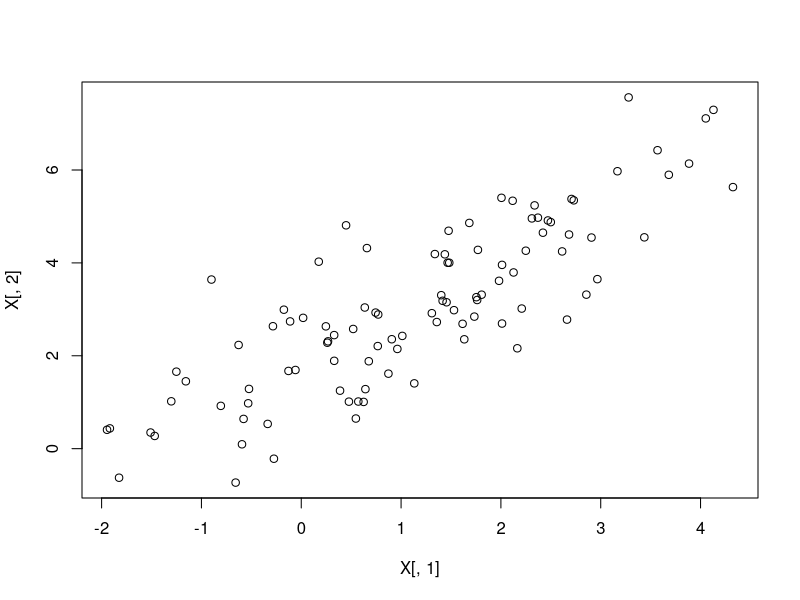
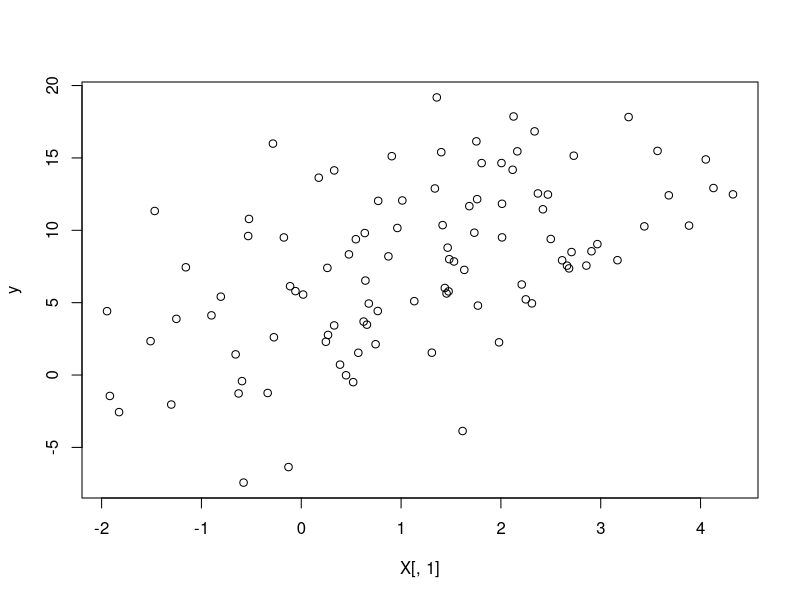
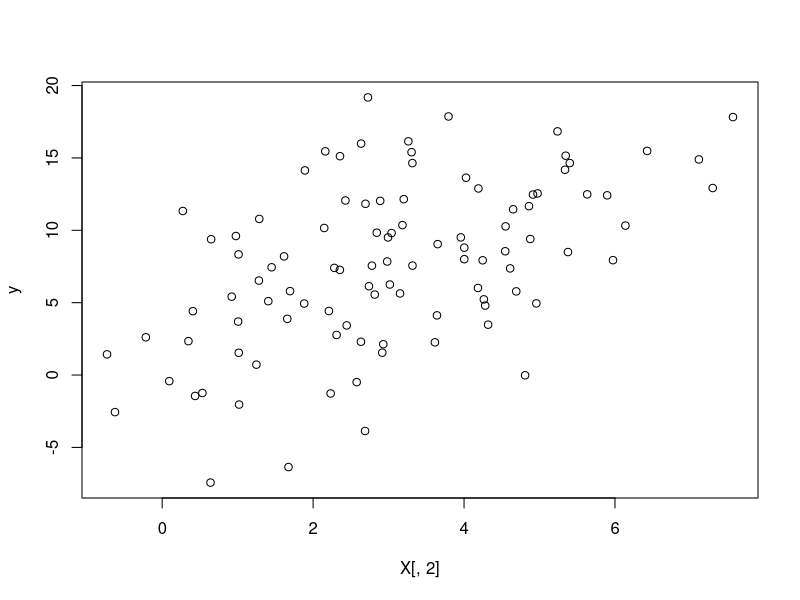
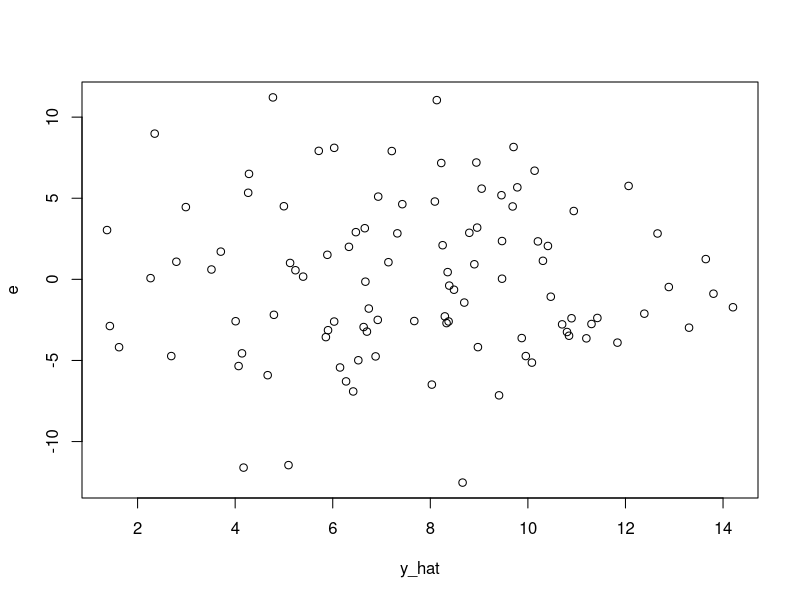
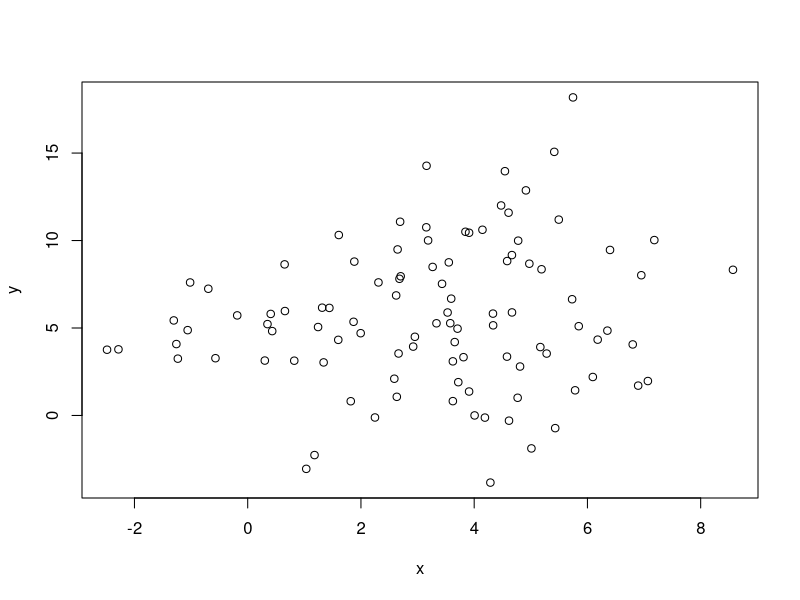
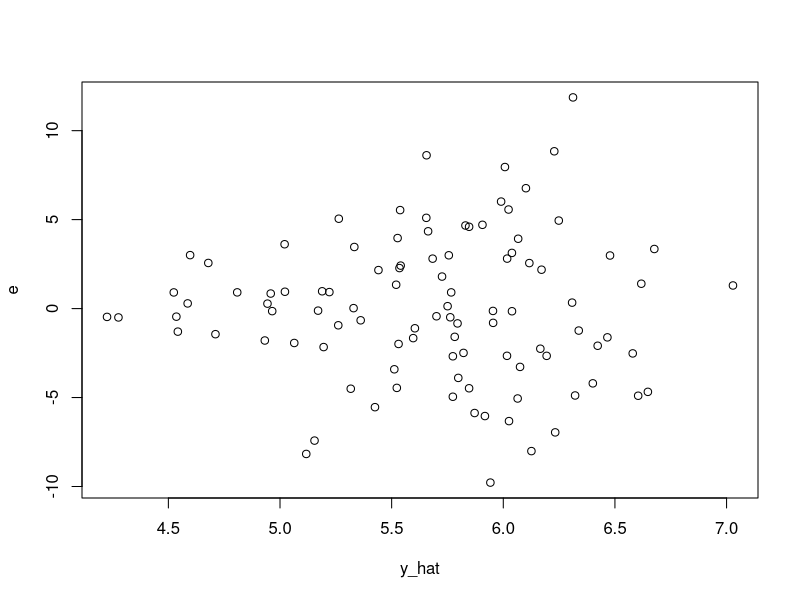

Write R code to recreate these figures, in order.
N = 100
S = matrix(c(2, 2,
             2, 3), 2, 2)

# correlated X
X = MASS::mvrnorm(N, c(1, 3), S)
BETA = c(0.5, 1)

y = 5 + X%*%BETA + rnorm(N, 0, 5)

plot(X[,1], X[,2])
plot(X[,1], y)
plot(X[,2], y)

model = lm(y ~ X[,1])
summary(model)

y_hat = predict(model)
e = y - y_hat

plot(y_hat, e)


n_sim = 1000
BETA = c(0.5, 0.5)
S = matrix(c(2, 0.2, 0.2, 3), 2, 2)
est_beta = matrix(rep(NA_real_, n_sim*2), ncol = 2)

for (i in seq_len(n_sim)) {
  X = MASS::mvrnorm(N, c(1, 3), S)
  y = 5 + X%*%BETA + rnorm(N, 0, 5)
  model = lm(y ~ X[,1])
  est_beta[i,] = model$coefficients
}

colMeans(est_beta)
# The estimated mean is consistent with the true values



#--------------#
# hetereogeity #
#--------------#
N = 100
b0 = 5
b1 = 0.5

x = sort(rnorm(N, 3, 2))
y = b0 + b1*x + rnorm(N, 0, log(seq_len(N)))

plot(x, y)

model1 = lm(y ~ x)
summary(model1)

y_hat = predict(model1)
e = y - y_hat

plot(y_hat, e)


n_sim = 1000
est_beta = matrix(rep(NA_real_, n_sim*2), ncol = 2)

for (i in seq_len(n_sim)) {
  x = sort(rnorm(N, 3, 2))
  y = b0 + b1*x + rnorm(N, 0, log(seq_len(N)))
  model1 = lm(y ~ x)
  est_beta[i,] = model1$coefficients
}

colMeans(est_beta)
# The estimated mean is consistent with the true values


